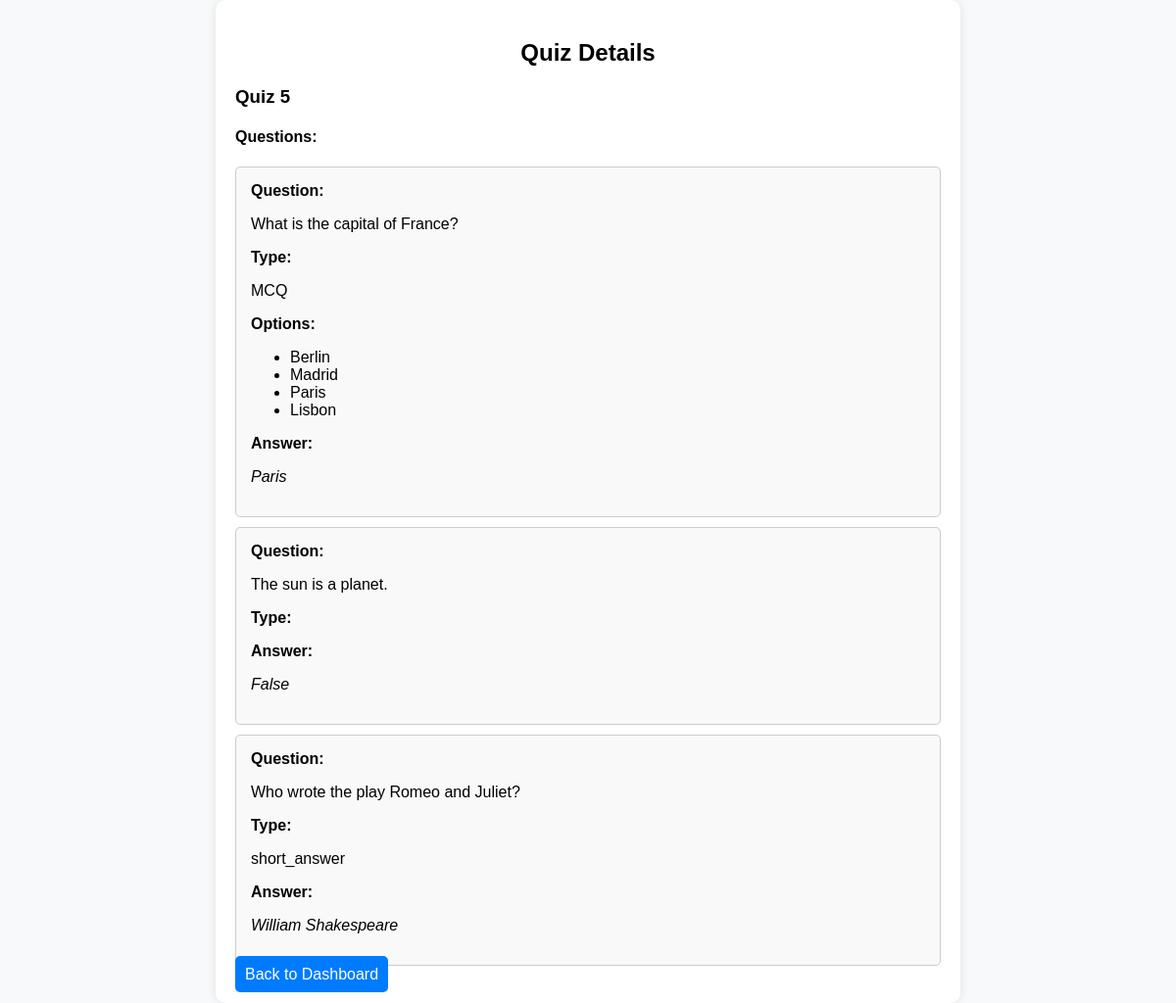
The app's page /quiz_details.php?quiz_id=11 (signed in) with its own data.
### tables this page shows
CREATE TABLE `quizzes` (
  `quiz_id` int(11) NOT NULL,
  `course_id` int(11) DEFAULT NULL,
  `quiz_title` varchar(255) NOT NULL,
  `created_at` timestamp NOT NULL DEFAULT current_timestamp(),
  `total_points` int(11) DEFAULT NULL,
  `passing_score` int(11) DEFAULT NULL
);

CREATE TABLE `quizquestions` (
  `question_id` int(11) NOT NULL,
  `quiz_id` int(11) DEFAULT NULL,
  `question_text` text NOT NULL,
  `question_type` enum('MCQ','true/false','short_answer') NOT NULL,
  `options` longtext DEFAULT NULL CHECK (json_valid(`options`)),
  `answer` text NOT NULL,
  `created_at` timestamp NOT NULL DEFAULT current_timestamp()
);

### quiz_details.php (the view, shortened to what this page needs)
<?php
include('db.php');
if (isset($_GET['quiz_id'])) {
    $quiz_id = (int) $_GET['quiz_id'];
    $quiz_sql = "SELECT * FROM quizzes WHERE quiz_id = $quiz_id";
    $quiz_result = $conn->query($quiz_sql);
    if ($quiz_result->num_rows > 0) {
        $quiz = $quiz_result->fetch_assoc();
        $quiz_title = htmlspecialchars($quiz['quiz_title']);
        $questions_sql = "SELECT * FROM quizquestions WHERE quiz_id = $quiz_id";
        $questions_result = $conn->query($questions_sql);
    } else {
        echo "<p class='error'>Quiz not found!</p>";
        exit();
    }
} else {
    echo "<p class='error'>No quiz selected!</p>";
    exit();
}
?>
<!DOCTYPE html>
<html lang="en">
<head>
    <link rel="stylesheet" href="dashboard/db.css">
</head>
<body>
<div class="container">
    <h2>Quiz Details</h2>
    <h3><?= $quiz_title ?></h3>
    <div>
        <h4>Questions:</h4>
        <?php
        if ($questions_result->num_rows > 0) {
            while ($question = $questions_result->fetch_assoc()) {
                $question_type = $question['question_type'];
                $question_text = htmlspecialchars($question['question_text']);
                $answer = htmlspecialchars($question['answer']);
                $options = json_decode($question['options']);
                echo "<div class='question-container'>";
                echo "<label>Question:</label> <p>$question_text</p>";
                echo "<label>Type:</label> <p>$question_type</p>";
                if ($question_type == 'MCQ') {
                    echo "<label>Options:</label><ul>";
                    foreach ($options as $option) {
                        echo "<li>" . htmlspecialchars($option) . "</li>";
                    }
                    echo "</ul>";
                }
                echo "<label>Answer:</label> <p class='answer'>$answer</p>";
                echo "</div>";
            }
        } else {
            echo "<p>No questions available for this quiz.</p>";
        }
        ?>
    </div>
    <a href="adminsite.php" class="back-button">Back to Dashboard</a>
</div>
</body>
</html>

### dashboard/db.css (style rules this page uses)
body { font-family: Arial, sans-serif; margin: 0; padding: 0; background-color: #f8f9fa; }

### quiz_details.php (style rules this page uses)
.container { width: 60%; margin: auto; background: white; padding: 20px; border-radius: 10px; box-shadow: 0px 0px 10px rgba(0, 0, 0, 0.1); }
h2 { text-align: center; }
.question-container { border: 1px solid #ccc; padding: 15px; margin-top: 10px; border-radius: 5px; background: #f9f9f9; }
.question-container label { font-weight: bold; }
.answer { font-style: italic; }
.back-button { margin-top: 20px; padding: 10px; background: #007bff; color: white; text-decoration: none; border-radius: 5px; }

### records on screen
quizzes: quiz_title "Quiz 5"
quizquestions: question_text "What is the capital of France?", question_type "MCQ", options "Berlin", options "Madrid", options "Paris", options "Lisbon", answer "Paris"
quizquestions: question_text "The sun is a planet.", answer "False"
quizquestions: question_text "Who wrote the play Romeo and Juliet?", question_type "short_answer", answer "William Shakespeare"
